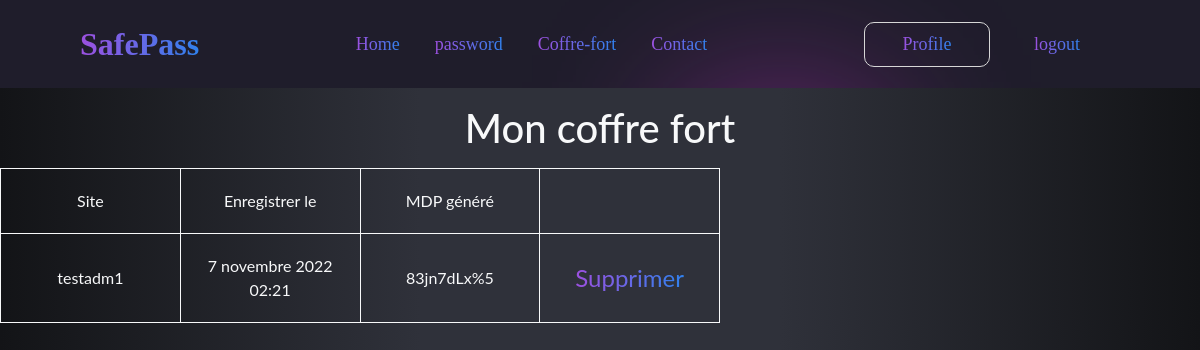
/generator/coffre-fort/ (signed in), run on the app's committed database.
### generator/models.py (models this page shows, shortened)
class GenPass(models.Model):
    user = models.ForeignKey(User, on_delete=models.CASCADE, null=True, blank=True)
    site = models.CharField(max_length=30)
    date = models.DateTimeField(default=timezone.now)
    passwords = models.CharField(max_length=300)
    class Meta:
        verbose_name = 'Password'
        verbose_name_plural = 'Passwords'
        ordering = ['site']

### generator/views.py (the view)
# urls.py: path('coffre-fort/', coffre_fort, name='coffre-fort'),
@login_required
def coffre_fort(request):
    password_list = GenPass.objects.filter(user=request.user)
    context = {'password_list': password_list}
    return render(request, 'generator/listalll.html', context)

### templates/generator/listalll.html (shortened to what this page needs)
{% extends 'base.html' %}
{% load static %}
{% block content %}
<div>
    <h1 class="text-center text-light mt-3 mb-3">Mon coffre fort</h1>
</div>
<div class="content text text-light">
    {% if user != 'user.username' %}
        <table>
            <tr>
                <td>Site</td>
                <td>Enregistrer le</td>
                <td>MDP généré</td>
                <td></td>
            </tr>
            {% for pass in password_list %}
                <tr>
                    <td>{{ pass.site }}</td>
                    <td>{{ pass.date }}</td>
                    <td>{{ pass.passwords }}</td>
                    <td><a href="#" class="deleterecord">Supprimer</a></td>
                </tr>
            {% endfor %}
        </table>
{% endif %}
</div>
{% endblock %}

### user/static/build/css/style.css (style rules this page uses)
body { margin: 0; background-color: #252954; }

### templates/base.html (style rules this page uses)
a { background: linear-gradient(93.51deg, #9B51E0 2.84%, #3081ED 99.18%); -webkit-background-clip: text; -webkit-text-fill-color: transparent; text-decoration: none; font-size: 1.5em; }

### templates/generator/listalll.html (style rules this page uses)
td { width: 25%; text-align: center; border: solid 1px; padding: 20px; }
:root { --yellow: #ffdd40; --dark: #2f313a; --deg: -86deg; --trans: all 0.4s ease 0s; }
body { font-family: "Lato", Arial, Helvetica, serif; background: linear-gradient(90deg, #131417, var(--dark) 35% 65%, #131417); }
body *, body *:before, body *:after { box-sizing: border-box; }
.content { width: 90vmin; }

### data on the page
GenPass: site "testadm1", date "7 novembre 2022 02:21", passwords "83jn7dLx%5"
